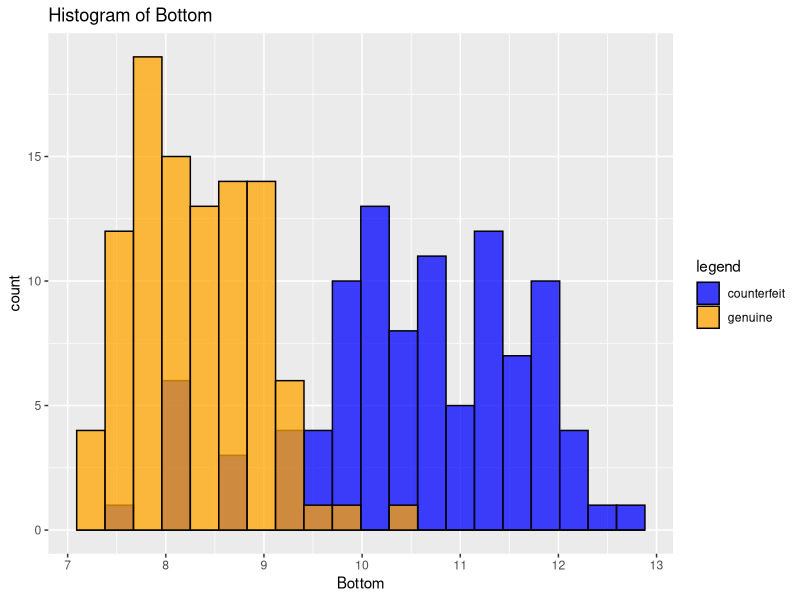

Source code (R):
## ---- chunk 1
knitr::opts_chunk$set(echo = FALSE)
## ---- chunk 2
library(mclust) 
library(ggplot2)
data(banknote)
banknote$Status <- factor(banknote$Status)
ggplot(banknote, aes(x = Bottom, fill = Status)) + 
  geom_histogram(color = 1, alpha = 0.75, position = "identity", bins=20) +
  scale_fill_manual("legend", values = c("counterfeit" = "blue", "genuine" = "orange"))+
   labs(title="Histogram of Bottom")
